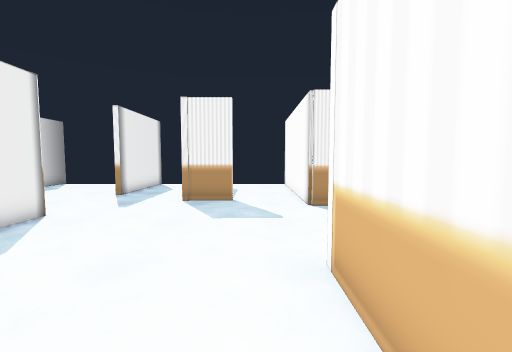
[1] (above)

14 first-person views from a walk through a 3-D level made in the Unity game engine. The camera is 1.2 m above the floor, tilts 4° down and sees 90° across. The floor is counted in squares, 0.72 m on a side. Each view is taken from the middle of a square. On the plan, view 1 faces up. The plan holds only what a view shows up to about 14 squares ahead; the rest is blank. The player character is not drawn.

[2]
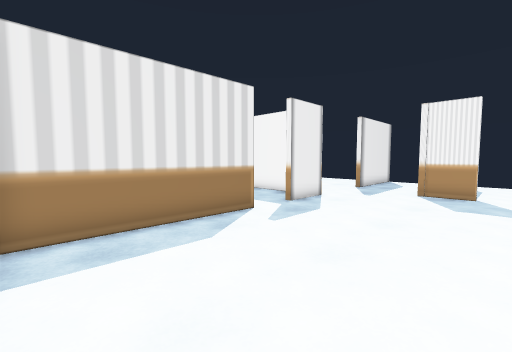

[3]
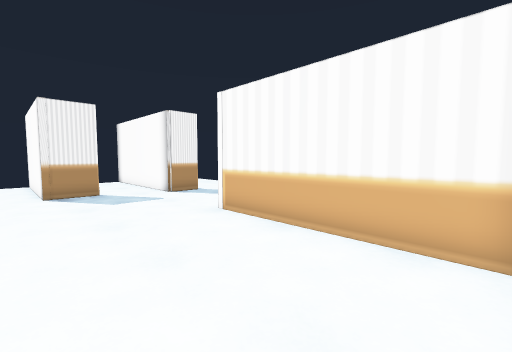

[4]
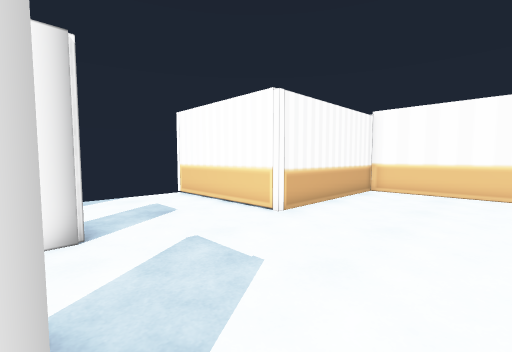

[5]
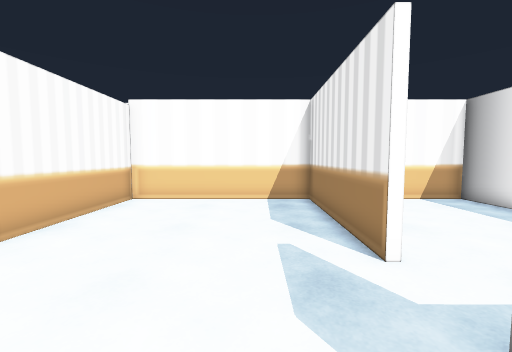

[6]
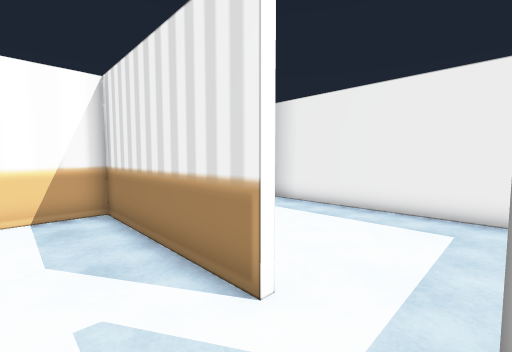

[7]
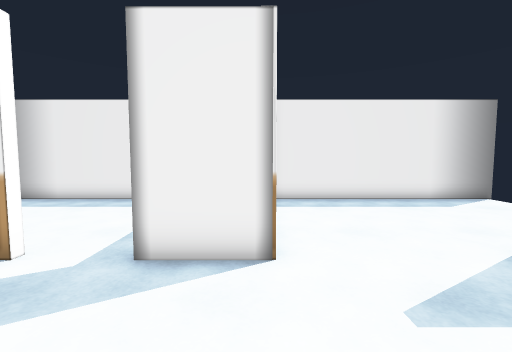

[8]
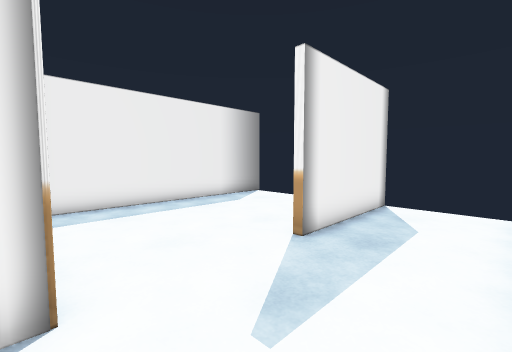

[9]
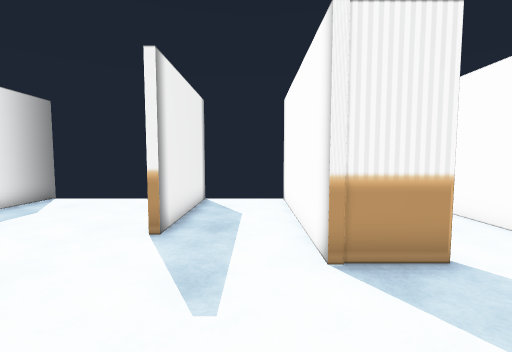

[10]
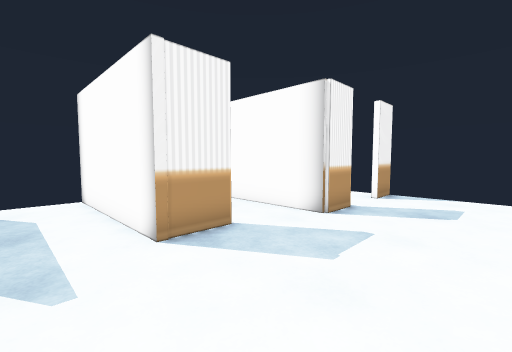

[11]
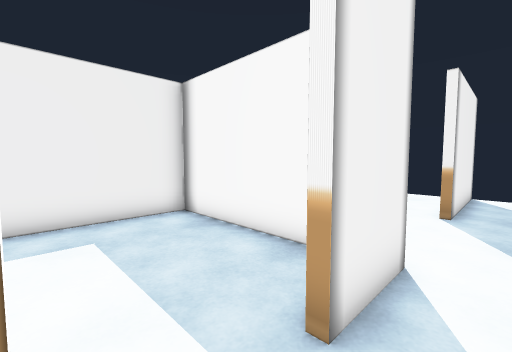

[12]
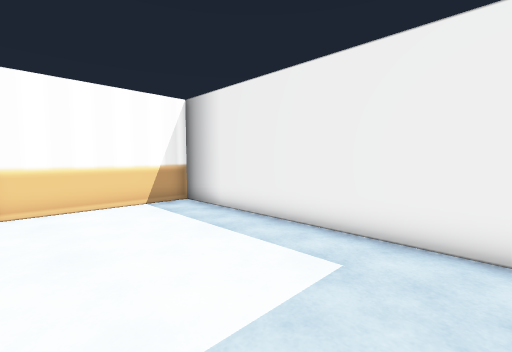

[13]
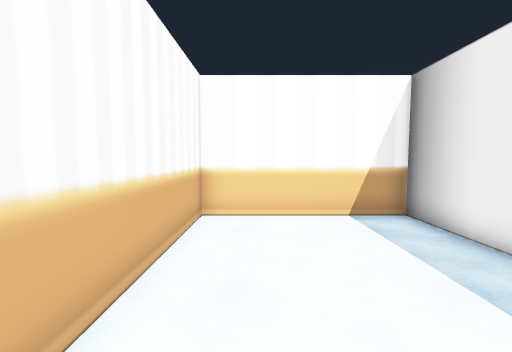

[14]
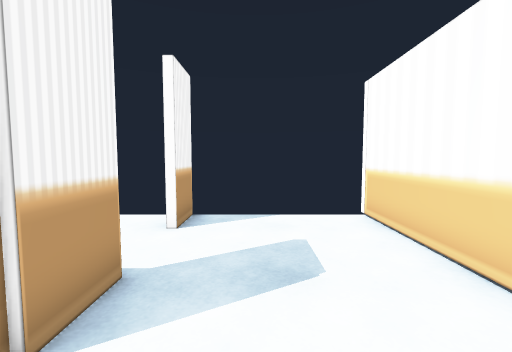

### Floor plan
Points are (right, up) in squares from view 1. A wall is a line through its corners. A room is listed if a view was taken in it or the views show most of it. See-through windows are left out.
Room 1 (views 1, 2, 3, 4, 5, 6, 7, 8, 9, 10, 11, 14)
walls: (-6.1, 3) (-6.1, -3.4) (1.1, -3.4) (1.1, 3.9) (7.7, 3.8); (-0.9, 10) (-2.9, 10); (-6.1, 7.4) (-6.1, 5); (3.5, 8.9) (1.9, 8.9) (1.9, 10.6); (7.5, 8.9) (5.9, 8.9)
ways out: opening at (-6, 4) to room 2; opening at (-4.7, 9) to room 3; opening at (0.5, 10); opening at (4.5, 9)
Room 2 (views 12, 13)
walls: (-7.7, 7.1) (-12.4, 7.1) (-12.4, -3.4) (-6.4, -3.4) (-6.3, 2.5)
ways out: opening at (-6, 4) to room 1
Room 3 (no view inside)
walls: (-6.1, 16.6) (-6.1, 11.5); (-2.9, 10) (-2.9, 16.5); (-12.4, 16.8) (-12.4, 7.8)
ways out: opening at (-4.7, 9) to room 1

Positions as (right, up) in squares from view 1, and headings:
1: (0, 0), facing up
2: (0, -3), facing up-left
3: (-4, -3), facing up-right
4: (-4, 10), facing down-right
5: (-4, 7), facing down
6: (-4, 5), facing down-left
7: (-2, 7), facing left
8: (-3, 7), facing up-left
9: (-4, 6), facing up
10: (-5, 5), facing up-right
11: (-5, 3), facing up-left
12: (-7, 6), facing down-left
13: (-8, 4), facing down
14: (0, 7), facing right
